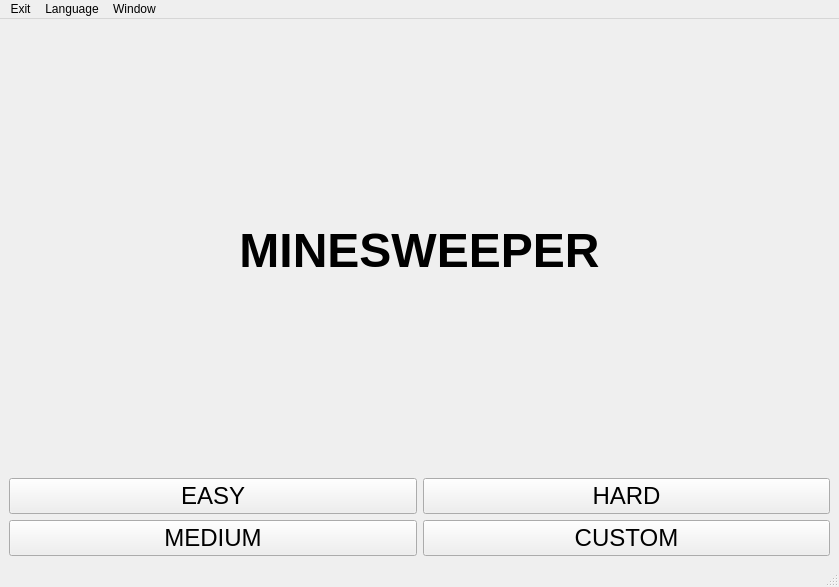
<?xml version="1.0" encoding="UTF-8"?>
<ui version="4.0">
 <class>MainWindow</class>
 <widget class="QMainWindow" name="MainWindow">
  <property name="geometry">
   <rect>
    <x>0</x>
    <y>0</y>
    <width>839</width>
    <height>587</height>
   </rect>
  </property>
  <property name="windowTitle">
   <string>MineSweeper</string>
  </property>
  <property name="tabShape">
   <enum>QTabWidget::TabShape::Rounded</enum>
  </property>
  <widget class="QWidget" name="centralwidget">
   <property name="enabled">
    <bool>true</bool>
   </property>
   <layout class="QVBoxLayout" name="verticalLayout">
    <item>
     <widget class="QLabel" name="title">
      <property name="sizePolicy">
       <sizepolicy hsizetype="Preferred" vsizetype="Preferred">
        <horstretch>0</horstretch>
        <verstretch>0</verstretch>
       </sizepolicy>
      </property>
      <property name="font">
       <font>
        <pointsize>36</pointsize>
        <bold>true</bold>
       </font>
      </property>
      <property name="layoutDirection">
       <enum>Qt::LayoutDirection::LeftToRight</enum>
      </property>
      <property name="text">
       <string>MINESWEEPER</string>
      </property>
      <property name="alignment">
       <set>Qt::AlignmentFlag::AlignCenter</set>
      </property>
     </widget>
    </item>
    <item>
     <layout class="QHBoxLayout" name="actions" stretch="1,1">
      <item>
       <layout class="QVBoxLayout" name="verticalLayout_3">
        <item>
         <widget class="QPushButton" name="bEasy">
          <property name="font">
           <font>
            <pointsize>18</pointsize>
           </font>
          </property>
          <property name="text">
           <string>EASY</string>
          </property>
         </widget>
        </item>
        <item>
         <widget class="QPushButton" name="bMedium">
          <property name="font">
           <font>
            <pointsize>18</pointsize>
           </font>
          </property>
          <property name="text">
           <string>MEDIUM</string>
          </property>
         </widget>
        </item>
       </layout>
      </item>
      <item>
       <layout class="QVBoxLayout" name="verticalLayout_4">
        <item>
         <widget class="QPushButton" name="bHard">
          <property name="font">
           <font>
            <pointsize>18</pointsize>
           </font>
          </property>
          <property name="text">
           <string>HARD</string>
          </property>
         </widget>
        </item>
        <item>
         <widget class="QPushButton" name="bCustom">
          <property name="font">
           <font>
            <pointsize>18</pointsize>
           </font>
          </property>
          <property name="text">
           <string>CUSTOM</string>
          </property>
         </widget>
        </item>
       </layout>
      </item>
     </layout>
    </item>
    <item>
     <layout class="QGridLayout" name="iconDemoLayout"/>
    </item>
   </layout>
  </widget>
  <widget class="QMenuBar" name="menubar">
   <property name="geometry">
    <rect>
     <x>0</x>
     <y>0</y>
     <width>839</width>
     <height>33</height>
    </rect>
   </property>
   <widget class="QMenu" name="menuExit">
    <property name="title">
     <string>Exit</string>
    </property>
   </widget>
   <widget class="QMenu" name="menuLanguage">
    <property name="title">
     <string>Language</string>
    </property>
   </widget>
   <widget class="QMenu" name="menuWindow">
    <property name="title">
     <string>Window</string>
    </property>
    <addaction name="actionMain"/>
    <addaction name="actionGame"/>
    <addaction name="actionRecord"/>
   </widget>
   <addaction name="menuExit"/>
   <addaction name="menuLanguage"/>
   <addaction name="menuWindow"/>
  </widget>
  <widget class="QStatusBar" name="statusbar"/>
  <action name="actionEnglish">
   <property name="text">
    <string>English</string>
   </property>
  </action>
  <action name="actionChinese">
   <property name="text">
    <string>简体中文</string>
   </property>
  </action>
  <action name="actionMain">
   <property name="text">
    <string>Main</string>
   </property>
  </action>
  <action name="actionGame">
   <property name="text">
    <string>Game</string>
   </property>
  </action>
  <action name="actionRecord">
   <property name="text">
    <string>Record</string>
   </property>
  </action>
 </widget>
 <resources/>
 <connections/>
</ui>
